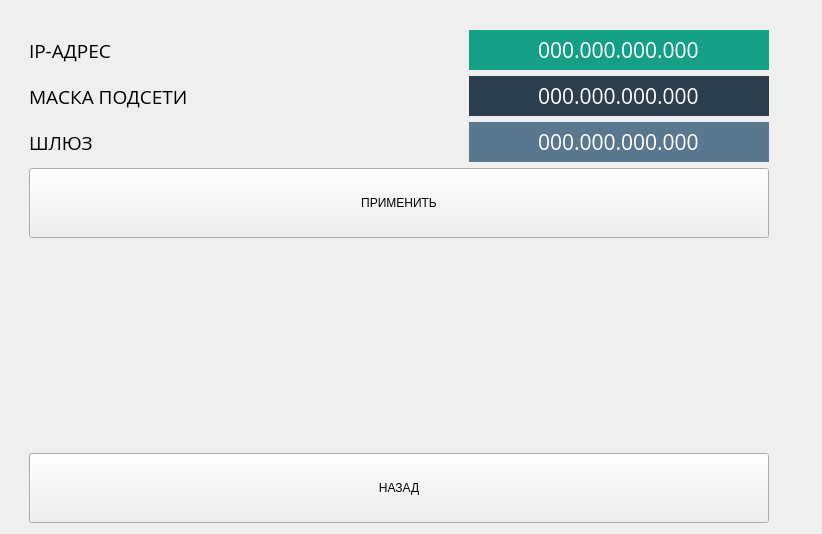
           <widget class="QWidget" name="pageEthernet">
            <layout class="QGridLayout" name="gridLayout_23">
             <property name="leftMargin">
              <number>29</number>
             </property>
             <property name="topMargin">
              <number>30</number>
             </property>
             <property name="rightMargin">
              <number>53</number>
             </property>
             <item row="6" column="0" colspan="3">
              <spacer name="verticalSpacer_39">
               <property name="orientation">
                <enum>Qt::Vertical</enum>
               </property>
               <property name="sizeHint" stdset="0">
                <size>
                 <width>740</width>
                 <height>209</height>
                </size>
               </property>
              </spacer>
             </item>
             <item row="1" column="0">
              <widget class="QLabel" name="labelIp">
               <property name="font">
                <font>
                 <family>Open Sans</family>
                 <pointsize>14</pointsize>
                </font>
               </property>
               <property name="text">
                <string>IP-АДРЕС</string>
               </property>
              </widget>
             </item>
             <item row="7" column="0" colspan="3">
              <widget class="wButtonStyled" name="bBackEthernet">
               <property name="sizePolicy">
                <sizepolicy hsizetype="Preferred" vsizetype="Preferred">
                 <horstretch>0</horstretch>
                 <verstretch>0</verstretch>
                </sizepolicy>
               </property>
               <property name="minimumSize">
                <size>
                 <width>0</width>
                 <height>70</height>
                </size>
               </property>
               <property name="text">
                <string>НАЗАД</string>
               </property>
              </widget>
             </item>
             <item row="3" column="0">
              <widget class="QLabel" name="labelGateway">
               <property name="font">
                <font>
                 <family>Open Sans</family>
                 <pointsize>14</pointsize>
                </font>
               </property>
               <property name="text">
                <string>ШЛЮЗ</string>
               </property>
              </widget>
             </item>
             <item row="1" column="2">
              <widget class="QLineEdit" name="ipAddr">
               <property name="minimumSize">
                <size>
                 <width>300</width>
                 <height>40</height>
                </size>
               </property>
               <property name="maximumSize">
                <size>
                 <width>300</width>
                 <height>40</height>
                </size>
               </property>
               <property name="font">
                <font>
                 <family>Open Sans</family>
                 <pointsize>16</pointsize>
                </font>
               </property>
               <property name="styleSheet">
                <string notr="true">background-color: rgb(21, 159, 133);
color: rgb(255 , 255, 255);
border-radius: 0px;
</string>
               </property>
               <property name="inputMask">
                <string>000.000.000.000</string>
               </property>
               <property name="text">
                <string>000.000.000.000</string>
               </property>
               <property name="maxLength">
                <number>15</number>
               </property>
               <property name="frame">
                <bool>true</bool>
               </property>
               <property name="alignment">
                <set>Qt::AlignCenter</set>
               </property>
              </widget>
             </item>
             <item row="3" column="2">
              <widget class="QLineEdit" name="gateWay">
               <property name="minimumSize">
                <size>
                 <width>300</width>
                 <height>40</height>
                </size>
               </property>
               <property name="maximumSize">
                <size>
                 <width>300</width>
                 <height>40</height>
                </size>
               </property>
               <property name="font">
                <font>
                 <family>Open Sans</family>
                 <pointsize>16</pointsize>
                </font>
               </property>
               <property name="styleSheet">
                <string notr="true">	background-color: rgb(91, 119, 143);
	color: rgb(255, 255, 255);
	border-radius: 0px;</string>
               </property>
               <property name="inputMask">
                <string>000.000.000.000</string>
               </property>
               <property name="text">
                <string>000.000.000.000</string>
               </property>
               <property name="alignment">
                <set>Qt::AlignCenter</set>
               </property>
              </widget>
             </item>
             <item row="2" column="2">
              <widget class="QLineEdit" name="netMask">
               <property name="minimumSize">
                <size>
                 <width>300</width>
                 <height>40</height>
                </size>
               </property>
               <property name="maximumSize">
                <size>
                 <width>300</width>
                 <height>40</height>
                </size>
               </property>
               <property name="font">
                <font>
                 <family>Open Sans</family>
                 <pointsize>16</pointsize>
                </font>
               </property>
               <property name="styleSheet">
                <string notr="true">background-color:rgb(44, 61, 77);
color: rgb(255 , 255, 255);
border-radius: 0px;</string>
               </property>
               <property name="inputMask">
                <string>000.000.000.000</string>
               </property>
               <property name="text">
                <string>000.000.000.000</string>
               </property>
               <property name="alignment">
                <set>Qt::AlignCenter</set>
               </property>
              </widget>
             </item>
             <item row="4" column="0" colspan="3">
              <widget class="wButtonStyled" name="bToConnect">
               <property name="sizePolicy">
                <sizepolicy hsizetype="Preferred" vsizetype="Preferred">
                 <horstretch>0</horstretch>
                 <verstretch>0</verstretch>
                </sizepolicy>
               </property>
               <property name="minimumSize">
                <size>
                 <width>0</width>
                 <height>70</height>
                </size>
               </property>
               <property name="text">
                <string>ПРИМЕНИТЬ</string>
               </property>
              </widget>
             </item>
             <item row="2" column="0">
              <widget class="QLabel" name="labelNetMask">
               <property name="font">
                <font>
                 <family>Open Sans</family>
                 <pointsize>14</pointsize>
                </font>
               </property>
               <property name="text">
                <string>МАСКА ПОДСЕТИ</string>
               </property>
              </widget>
             </item>
            </layout>
           </widget>
